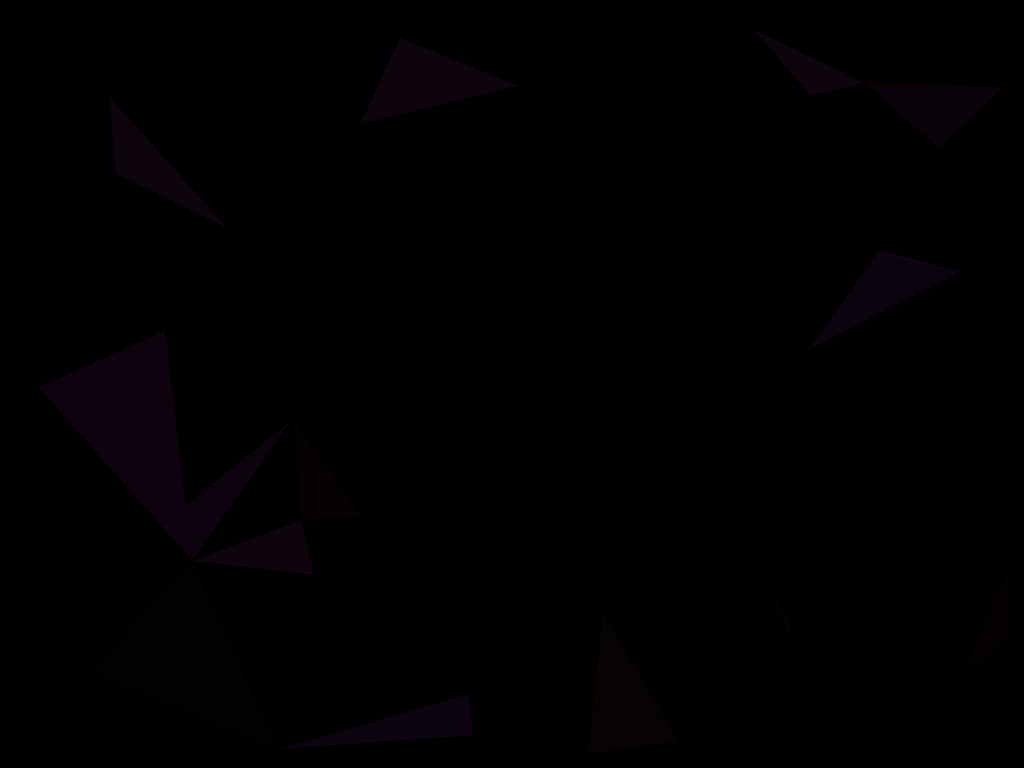
Frame 1 (no input)
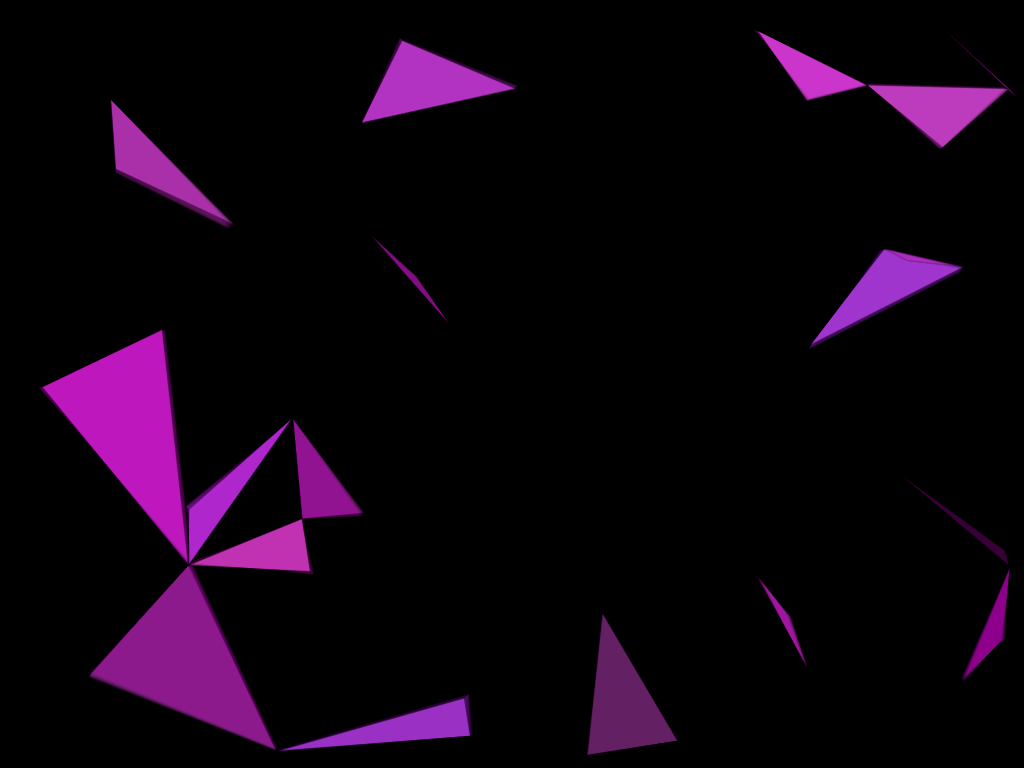
Frame 60 (no input)
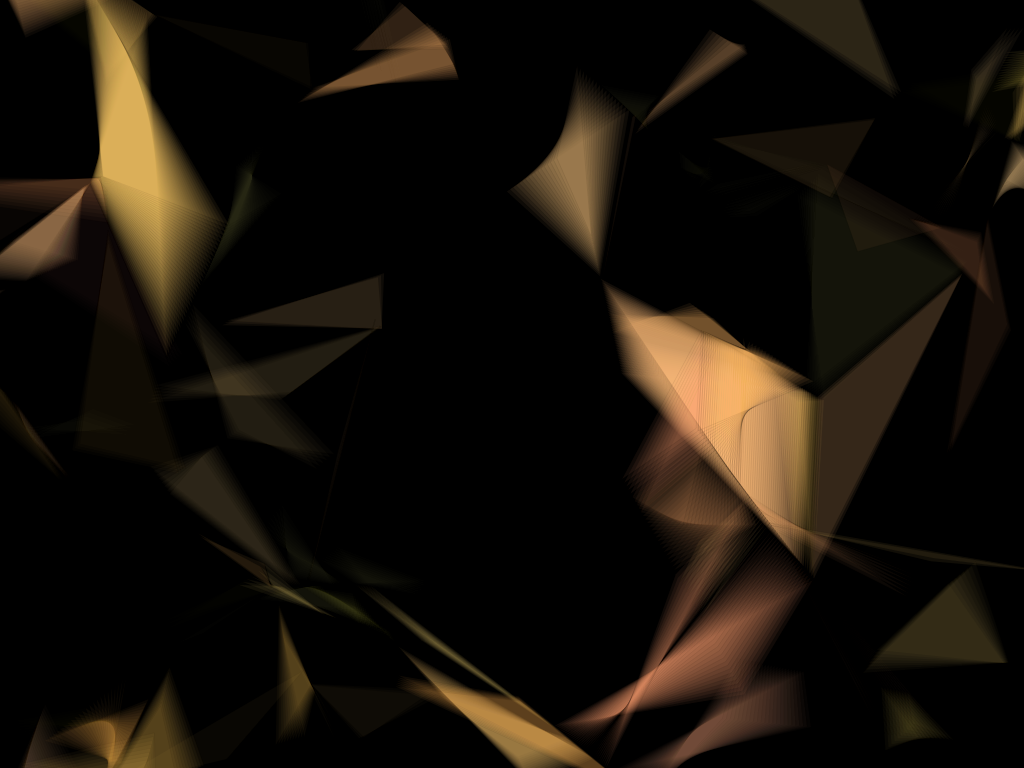
Frame 120 (the mouse pressed at the canvas centre since frame 60)

The p5.js sketch that drew these frames (run headless with seeded random() and noise() and a simulated clock; from frame 60 on, the mouse is pressed at the canvas centre):

// p5.js sketch
// ── sketch.js
var agents;
var numAgents;
var maxRadius;
var maxAlpha;
var colorVariance;
var speed;
var r, g, b;

function setup() {
 createCanvas(1024, 768);
 background(0);

 numAgents = 400;
 maxRadius = 300;
 maxAlpha = 20;
 colorVariance = 20;

 r = floor(random(255));
 g = floor(random(255));
 b = floor(random(255));

 agents = [];
 for (var i = 0; i < numAgents; i++) {
  agents.push(new Agent());
 }
}

function draw() {
 speed = map(mouseX, 0, 255, 0.1, 2.0);

 // find pairs of agents which are intersecting
 for (var i = 0; i < agents.length; i++) {
  var a = agents[i];
  a.others = [];
  for (var j = i + 1; j < agents.length; j++) {
   var b = agents[j];
   if (checkIfIntersecting(a, b)) {
    a.others.push(b);
    b.others.push(a);
   }
  }
 }

 // update agents movements and draw triangles
 // for any group of three overlapping agents
 for (var i = 0; i < agents.length; i++) {
  agents[i].update();
  agents[i].drawTri();
 }
}

function checkIfIntersecting(a, b) {
 var d = dist(a.p.x, a.p.y, b.p.x, b.p.y);
 if (d < 0.5 * (a.rad + b.rad)) {
  return true;
 } else {
  return false;
 }
}

function mousePressed() {
 setup();
}
// ── Agent.js
function Agent() {
 this.p = {
  x: random(width),
  y: random(height)
 };
 this.v = {
  x: random(-1, 1),
  y: random(-1, 1)
 };
 this.rad = random(maxRadius);
 this.others = [];
 this.t = 0;
 this.col = color(r + random(-colorVariance, colorVariance),
  g + random(-colorVariance, colorVariance),
  b + random(-colorVariance, colorVariance));
 this.alph = random(maxAlpha);


 this.update = function() {
  this.p.x += speed * this.v.x;
  this.p.y += speed * this.v.y;
  this.t++;
 }

 this.drawTri = function() {
  if (this.others.length == 2) {
   fill(red(this.col), green(this.col), blue(this.col), this.alph);
   stroke(0, this.alph);
   var o1 = this.others[0];
   var o2 = this.others[1];
   triangle(this.p.x, this.p.y, o1.p.x, o1.p.y, o2.p.x, o2.p.y);
  }
 }

 /* used to view agents */
 this.draw = function() {
  noFill();
  stroke(255);
  ellipse(this.p.x, this.p.y, this.rad, this.rad);
 }
}
